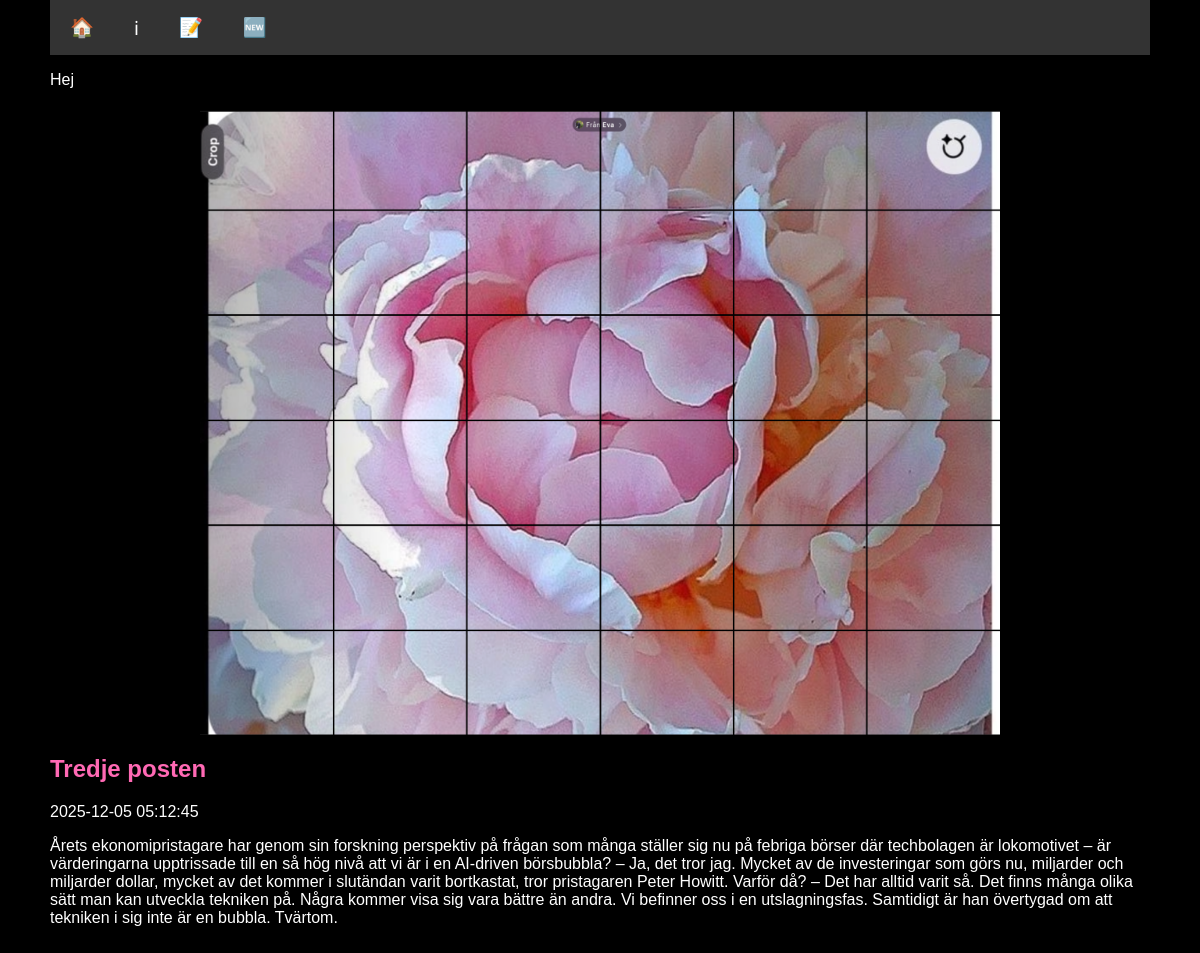
Page /posts/post-three on the committed database.
### posts/models.py (models this page shows, shortened)
class Post(models.Model):
    title = models.CharField(max_length=200)
    body = models.TextField()
    slug = models.SlugField()
    date = models.DateTimeField(auto_now_add=True)
    banner = models.ImageField(default='fallback.png', blank=True)

### posts/views.py (the view)
# urls.py: path('<slug:slug>', views.post_page, name="page"),
def post_page(request, slug):
    post = Post.objects.get(slug=slug)
    return render(request, "posts/post_page.html", {"post": post})

### posts/templates/posts/post_page.html (shortened to what this page needs)
{% extends "layout.html" %}
{% block content %}
    <section>
            <p>Hej</p>
            <img class="post_img" src="{{ post.banner.url }}" alt="{{ post.title }}"/>
            <h1 class="posttitle">
                {{ post.title }}
            </h1>
            <p>{{ post.date|date:"Y-m-d h:m:s" }}</p>
            <p class="body">{{ post.body }}</p>
    </section>
{% endblock %}

### static/css/style.css (style rules this page uses)
body { margin: 50px; margin-top: 0px; padding: 0; font-family: sans-serif; font-size: 1rem; background-color: black; color: white; text-align: left; }
p.body { font-size: 1rem; text-align: left; }
h1.posttitle { color: hotpink; text-align: left; }
.post_img { display: block; width: 100%; max-width: 800px; margin-left: auto; margin-right: auto; }

### rows in the picture
Post: banner (picture), title "Tredje posten", date "2025-12-05 05:12:45", body "Årets ekonomipristagare har genom sin forskning perspektiv på frågan som många ställer sig nu på febriga börser där techbolagen är lokomotivet – är värderingarna upptrissade till en så hög nivå att vi är i en AI-driven börsbubbla? – Ja, det tror jag. Mycket av de investeringar som görs nu, miljarder och miljarder dollar, mycket av det kommer i slutändan varit bortkastat, tror pristagaren Peter Howitt. Varför då? – Det har alltid varit så. Det finns många olika sätt man kan utveckla tekniken på. Några kommer visa sig vara bättre än andra. Vi befinner oss i en utslagningsfas. Samtidigt är han övertygad om att tekniken i sig inte är en bubbla. Tvärtom."
